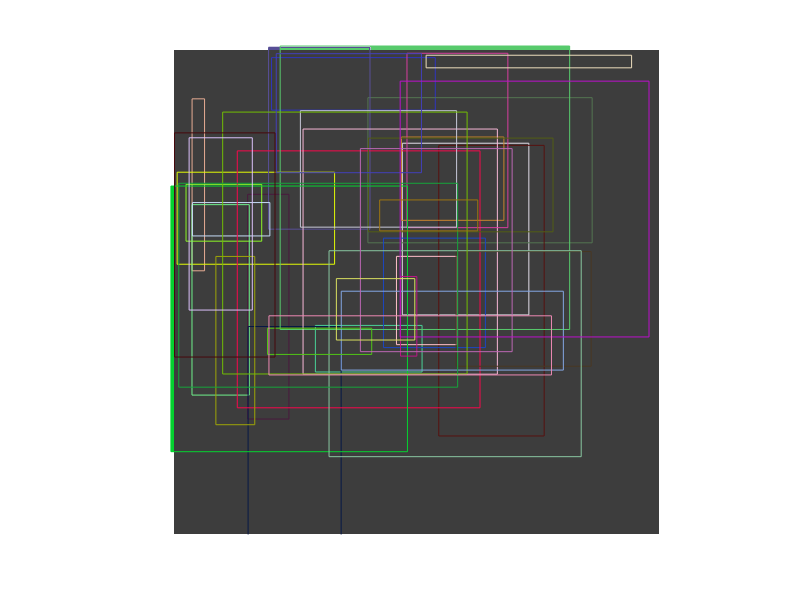
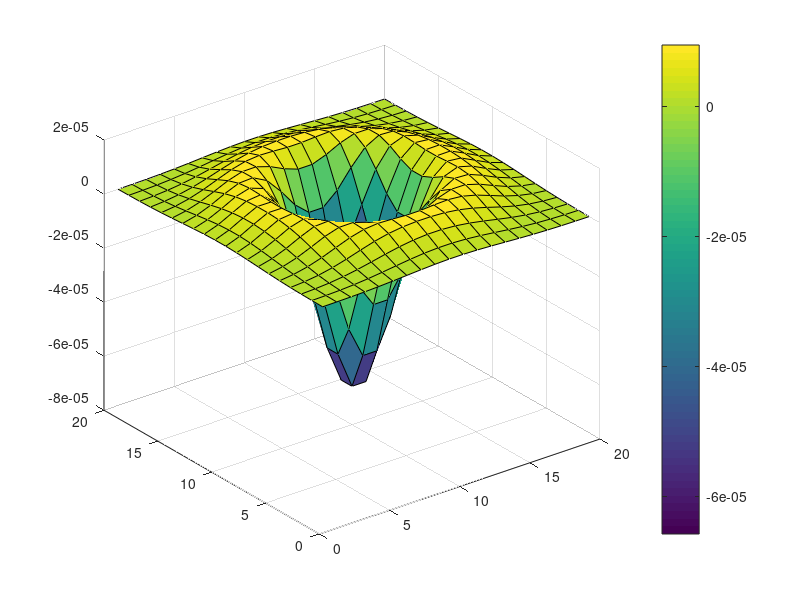

Here is the MATLAB script that generated these plots, in order: (Note: this script raises an error after producing the figures.)
clear;clc;

%create a background image with pixel size 250 by 250
backgroundImage = 60 * ones(250,250, 'uint8');
imshow(backgroundImage);

%totalRectangles represent the total number of rectangles to generate
totalRectangles = 40;     

%these values are important for ensuring that the generated rectangles
%fill up the backgroundImage
minx = 0; 
maxx = 50;  
miny = 0; 
maxy = 50;   

% randomly generate 4 values which will be used for the rectangle
% positioning
rectValues = 30 .* rand(totalRectangles, 4);

%randomly generate rgb colors
color = rand(250, 3);

%generate the rectangles with the position, facecolor, and edgecolor
%properties of rectangle
for index = 1:totalRectangles
    rectangle('Position', rectValues(index, :), 'FaceColor', color(index, :),'EdgeColor', color(index, :));
end

%used for positioning the generated rectangles in the center of the image
xlim([minx, maxx]);
ylim([miny, maxy]);

%captures the axis and gets the frame
F = getframe;
%returns the associated image data in a RGB image
RGB = frame2im(F);
%converts the image to grey-level
I = rgb2gray(RGB);

%shows the generated image
figure;
imshow(I);

%Question 2b

%creates the laplacian of gaussian filter
LG = fspecial('log',20,3);
%shows the 3d image of the filter with its colormap
figure;
surf(LG);
colorbar;

%Question 2c

%filters the image using the laplacian of gaussian filter and convolution
FI = conv2(I,LG,'same');

%shift the image along the horizontal direction
FI_x1 = circshift(FI,-1,2);
%shift the image along the vertical direction
FI_y1 = circshift(FI,-1,1);
%shift the image along the left and upwards diagonal direction
FI_x1y1lu = circshift(FI,[-1,-1]);
%shift the image along the right and downwards direction
FI_x1y1rd = circshift(FI,[1,1]);

% product of the filtered image and the horizontal shifted image
Px = FI.*FI_x1; 
% product of the filtered image and the vertical shifted image
Py = FI.*FI_y1; 
% product of the filtered image and the left-upwards diagonally shifted image
Pxylu = FI.*FI_x1y1lu;
% product of the filtered image and the right-down diagonally shifted image
Pxyrd = FI.*FI_x1y1rd;

%creates 4 arrays that carries all 1s with the image pixel size
IedgeX = ones(250,250,'int8');
IedgeY = ones(250,250,'int8');
IedgeXYlu= ones(250,250,'int8');
IedgeXYrd= ones(250,250,'int8');
%for all values in the product matrix that correspond with the Iedge'
%indices, if the product value is larger than zero, set the value in Iedge'
%to zero
IedgeX(Px>0) = 0;
IedgeY(Py>0) = 0;
IedgeXYlu(Pxylu>0)= 0;
IedgeXYrd(Pxyrd>0)= 0;

%using bitwise or operator, merge the images to obtain a matrix
%representing the zero crossing in 4 directions
mergeFirst = bitor(IedgeX, IedgeY);
mergeSecond = bitor(IedgeXYlu, IedgeXYrd);
finalMerge = bitor(mergeFirst, mergeSecond);

%show the binary image containing all zero crossings
figure;
imagesc(finalMerge);
colormap gray


%Question 2d

%create the noise matrix use randn
noiseMatrix = randn(250);
%obtain the 1/10 values for the standard deviation of image instensities
deviation = 0.1.*(std2(I));
noiseMatrix = noiseMatrix.*deviation;
%create the image with noise
imageWithNoise = uint8(noiseMatrix) + I;

%shows the image with noise
FINoise = conv2(imageWithNoise,LG,'same');
figure;
imshow(FINoise);

%shift the image along the horizontal, vertical, left-upwards diagonal,
%right-downwards diagonal directions
FINoise_x1 = circshift(FINoise,-1,2);
FINoise_y1 = circshift(FINoise,-1,1);
FINoise_x1y1lu = circshift(FINoise,[-1,-1]);
FINoise_x1y1rd = circshift(FINoise,[1,1]);

%form the product matrices along the horizontal, vertical, left-upwards diagonal,
%right-downwards diagonal directions
PxNoise = FINoise.*FINoise_x1;
PyNoise = FINoise.*FINoise_y1;
PxyluNoise = FINoise.*FINoise_x1y1lu;
PxyrdNoise = FINoise.*FINoise_x1y1rd;

%creates 4 arrays that carries all 1s with the image pixel size
IedgeXNoise = ones(250,250,'int8');
IedgeYNoise = ones(250,250,'int8');
IedgeXYluNoise= ones(250,250,'int8');
IedgeXYrdNoise= ones(250,250,'int8');
%for all values in the product matrix that correspond with the IedgeNoise'
%indices, if the product value is larger than zero, set the value in IedgeNoise'
%to zero
IedgeXNoise(PxNoise>0) = 0;
IedgeYNoise(PyNoise>0) = 0;
IedgeXYluNoise(PxyluNoise>0)= 0;
IedgeXYrdNoise(PxyrdNoise>0)= 0;

%using bitwise or operator, merge the images to obtain a matrix
%representing the zero crossing in 4 directions
mergeFirstNoise = bitor(IedgeXNoise, IedgeYNoise);
mergeSecondNoise = bitor(IedgeXYluNoise, IedgeXYrdNoise);
finalMergeNoise = bitor(mergeFirstNoise, mergeSecondNoise);

%show the binary image containing all zero crossings
figure;
imagesc(finalMergeNoise);
colormap gray

%Question 2e

LG = fspecial('log',40,6);

%shows the image with noise
FINoise = conv2(imageWithNoise,LG,'same');

%shift the image along the horizontal, vertical, left-upwards diagonal,
%right-downwards diagonal directions
FINoise_x1 = circshift(FINoise,-1,2);
FINoise_y1 = circshift(FINoise,-1,1);
FINoise_x1y1lu = circshift(FINoise,[-1,-1]);
FINoise_x1y1rd = circshift(FINoise,[1,1]);

%form the product matrices along the horizontal, vertical, left-upwards diagonal,
%right-downwards diagonal directions
PxNoise = FINoise.*FINoise_x1;
PyNoise = FINoise.*FINoise_y1;
PxyluNoise = FINoise.*FINoise_x1y1lu;
PxyrdNoise = FINoise.*FINoise_x1y1rd;

%creates 4 arrays that carries all 1s with the image pixel size
IedgeXNoise = ones(250,250,'int8');
IedgeYNoise = ones(250,250,'int8');
IedgeXYluNoise= ones(250,250,'int8');
IedgeXYrdNoise= ones(250,250,'int8');
%for all values in the product matrix that correspond with the IedgeNoise'
%indices, if the product value is larger than zero, set the value in IedgeNoise'
%to zero
IedgeXNoise(PxNoise>0) = 0;
IedgeYNoise(PyNoise>0) = 0;
IedgeXYluNoise(PxyluNoise>0)= 0;
IedgeXYrdNoise(PxyrdNoise>0)= 0;

%using bitwise or operator, merge the images to obtain a matrix
%representing the zero crossing in 4 directions
mergeFirstNoise = bitor(IedgeXNoise, IedgeYNoise);
mergeSecondNoise = bitor(IedgeXYluNoise, IedgeXYrdNoise);
finalMergeNoise = bitor(mergeFirstNoise, mergeSecondNoise);

%show the binary image containing all zero crossings
figure;
imagesc(finalMergeNoise);
colormap gray


